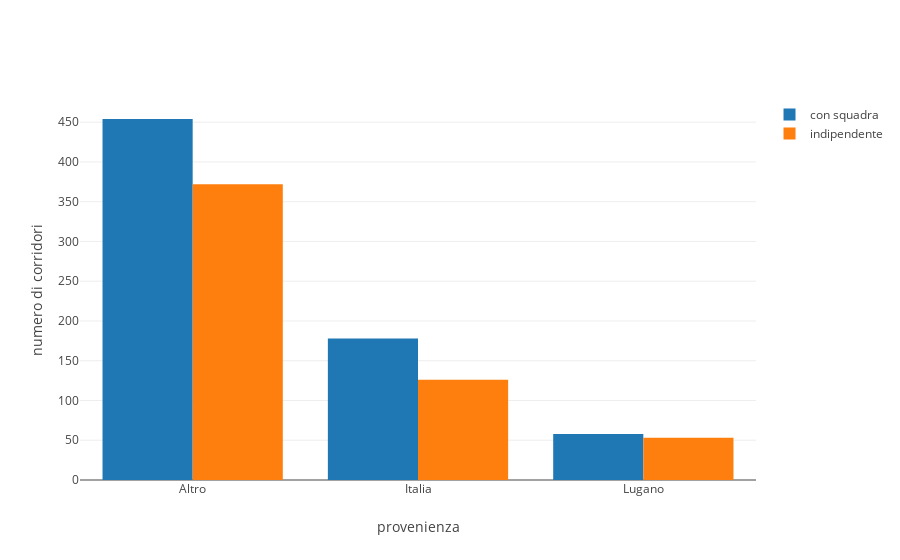

The notebook cell this image was saved under:
### Code cell
# rappresentazione tramite bar plot
trace1 = go.Bar(
    x=V,
    y=t[:,0],
    name=U[0]
)
trace2 = go.Bar(
    x=V,
    y=t[:,1],
    name=U[1]
)

data = [trace1, trace2]
layout = go.Layout(
    barmode='group',
    xaxis=dict(title="provenienza"),
    yaxis=dict(title="numero di corridori")
)

fig = go.Figure(data=data, layout=layout)
py.iplot(fig, filename='grouped-bar')

### Figure 1 — Plotly figure (JSON) as saved in the notebook; plotly's stock layout.template omitted (floating-point values rounded to 4 significant figures)
{"data": [{"name": "con squadra", "type": "bar", "uid": "a4fe22d8-d04c-11e8-ab96-3052cb2086f3", "x": ["Altro", "Italia", "Lugano"], "y": [454, 178, 58]}, {"name": "indipendente", "type": "bar", "uid": "a4fe24d6-d04c-11e8-ab96-3052cb2086f3", "x": ["Altro", "Italia", "Lugano"], "y": [372, 126, 53]}], "layout": {"barmode": "group", "xaxis": {"title": "provenienza"}, "yaxis": {"title": "numero di corridori"}}}
